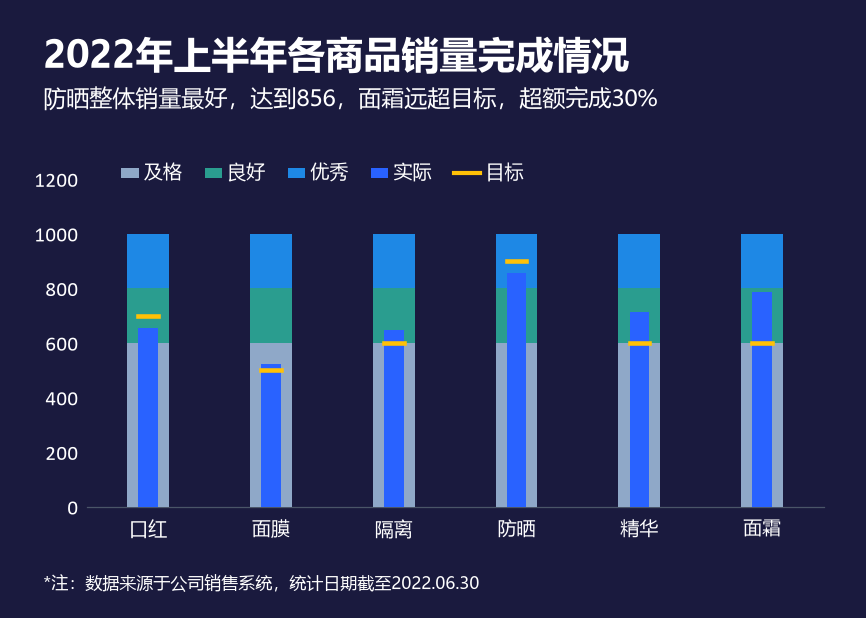

Recreate this plot in Python.
# -*- coding: utf-8 -*-
import matplotlib
matplotlib.use('Agg')
import matplotlib.pyplot as plt
from matplotlib.font_manager import FontProperties
from matplotlib.patches import FancyBboxPatch
from matplotlib.lines import Line2D

f_title  = FontProperties(family='Microsoft YaHei', size=18, weight='bold')
f_sub    = FontProperties(family='Microsoft YaHei', size=11, weight='normal')
f_dlabel = FontProperties(family='Calibri', size=10)
f_xlabel = FontProperties(family='Microsoft YaHei', size=9)
f_ylabel = FontProperties(family='Calibri', size=10)
f_note   = FontProperties(family='Microsoft YaHei', size=9)

products  = ['口红', '面膜', '隔离', '防晒', '精华', '面霜']
actual    = [653, 523, 648, 856, 714, 785]
target    = [700, 500, 600, 900, 600, 600]
pass_v    = [600, 600, 600, 600, 600, 600]
good_v    = [200, 200, 200, 200, 200, 200]
excel_v   = [200, 200, 200, 200, 200, 200]

x = list(range(len(products)))

bg_color    = '#1a1a3e'
text_color  = '#ffffff'
sub_color   = '#b8c5d6'
axis_color  = '#4a5568'
pass_color  = '#8fa8c8'
good_color  = '#2a9d8f'
excel_color = '#1e88e5'
actual_color= '#2962ff'
target_color= '#ffc107'

fig_w = 14.68 / 2.54
fig_h = 10.47 / 2.54
fig, ax = plt.subplots(figsize=(fig_w, fig_h), dpi=150)
fig.patch.set_facecolor(bg_color)
ax.set_facecolor(bg_color)

bar_w = 0.34
actual_w = 0.16

ax.bar(x, pass_v, width=bar_w, color=pass_color, zorder=3)
ax.bar(x, good_v, width=bar_w, bottom=pass_v, color=good_color, zorder=3)
ax.bar(x, excel_v, width=bar_w, bottom=[a + b for a, b in zip(pass_v, good_v)],
       color=excel_color, zorder=3)

ax.bar(x, actual, width=actual_w, color=actual_color, zorder=4)

for xi, v in zip(x, target):
    ax.plot([xi - actual_w / 2, xi + actual_w / 2], [v, v],
            color=target_color, linewidth=2.2, zorder=5)

ax.set_xticks(x)
ax.set_xticklabels(products, fontproperties=f_xlabel, color=text_color)
ax.set_yticks([0, 200, 400, 600, 800, 1000, 1200])
ax.tick_params(axis='y', colors=axis_color, labelsize=8, length=0, pad=4)
for label in ax.get_yticklabels():
    label.set_fontproperties(f_ylabel)
    label.set_color(text_color)
ax.set_ylim(0, 1200)
ax.set_xlim(-0.5, len(products) - 0.5)

ax.spines['top'].set_visible(False)
ax.spines['right'].set_visible(False)
ax.spines['left'].set_visible(False)
ax.spines['bottom'].set_color(axis_color)
ax.spines['bottom'].set_linewidth(0.6)
ax.tick_params(axis='x', length=0, pad=6)

fig.text(0.05, 0.94, '2022年上半年各商品销量完成情况', ha='left', va='top',
         fontproperties=f_title, color=text_color)
fig.text(0.05, 0.86, '防晒整体销量最好，达到856，面霜远超目标，超额完成30%', ha='left', va='top',
         fontproperties=f_sub, color=text_color)

y_box = 0.72
box_w = 0.02
box_h = 0.016
bx = 0.14

fig.patches.append(FancyBboxPatch((bx, y_box - box_h / 2), box_w, box_h,
                                  boxstyle='square,pad=0',
                                  facecolor=pass_color, edgecolor='none',
                                  transform=fig.transFigure, zorder=5))
fig.text(bx + box_w + 0.006, y_box, '及格', ha='left', va='center',
         fontproperties=f_xlabel, color=text_color, fontsize=9, zorder=6)

bx2 = bx + box_w + 0.006 + 0.07
fig.patches.append(FancyBboxPatch((bx2, y_box - box_h / 2), box_w, box_h,
                                  boxstyle='square,pad=0',
                                  facecolor=good_color, edgecolor='none',
                                  transform=fig.transFigure, zorder=5))
fig.text(bx2 + box_w + 0.006, y_box, '良好', ha='left', va='center',
         fontproperties=f_xlabel, color=text_color, fontsize=9, zorder=6)

bx3 = bx2 + box_w + 0.006 + 0.07
fig.patches.append(FancyBboxPatch((bx3, y_box - box_h / 2), box_w, box_h,
                                  boxstyle='square,pad=0',
                                  facecolor=excel_color, edgecolor='none',
                                  transform=fig.transFigure, zorder=5))
fig.text(bx3 + box_w + 0.006, y_box, '优秀', ha='left', va='center',
         fontproperties=f_xlabel, color=text_color, fontsize=9, zorder=6)

bx4 = bx3 + box_w + 0.006 + 0.07
fig.patches.append(FancyBboxPatch((bx4, y_box - box_h / 2), box_w, box_h,
                                  boxstyle='square,pad=0',
                                  facecolor=actual_color, edgecolor='none',
                                  transform=fig.transFigure, zorder=5))
fig.text(bx4 + box_w + 0.006, y_box, '实际', ha='left', va='center',
         fontproperties=f_xlabel, color=text_color, fontsize=9, zorder=6)

lx = bx4 + box_w + 0.006 + 0.07
line_len = 0.03
line = Line2D([lx, lx + line_len], [y_box, y_box], color=target_color,
              linewidth=2.0, transform=fig.transFigure, zorder=5)
fig.add_artist(line)
fig.text(lx + line_len + 0.006, y_box, '目标', ha='left', va='center',
         fontproperties=f_xlabel, color=text_color, fontsize=9, zorder=6)

fig.text(0.05, 0.04, '*注：数据来源于公司销售系统，统计日期截至2022.06.30',
         ha='left', va='bottom', fontproperties=f_note, fontsize=8, color=text_color)

plt.subplots_adjust(left=0.10, right=0.95, top=0.71, bottom=0.18)
plt.savefig('子弹图.png', facecolor=bg_color, dpi=150)
print('saved 子弹图.png')
